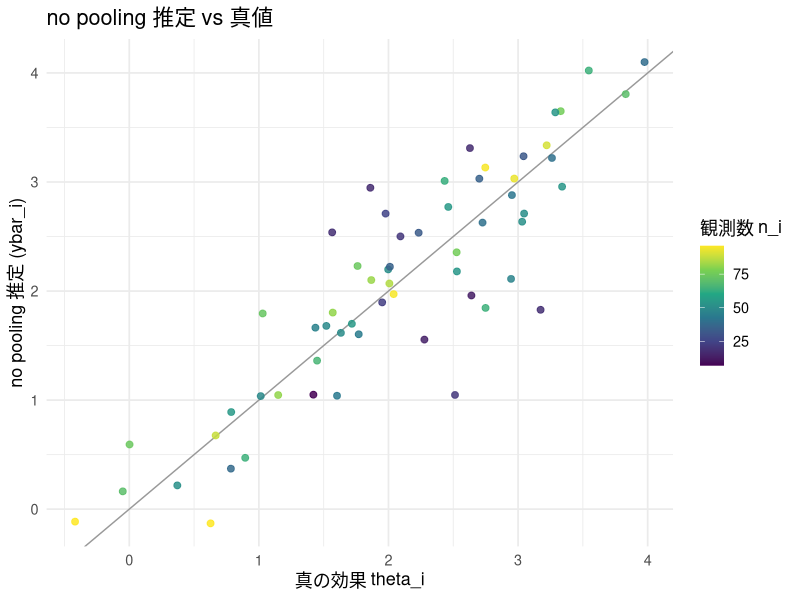
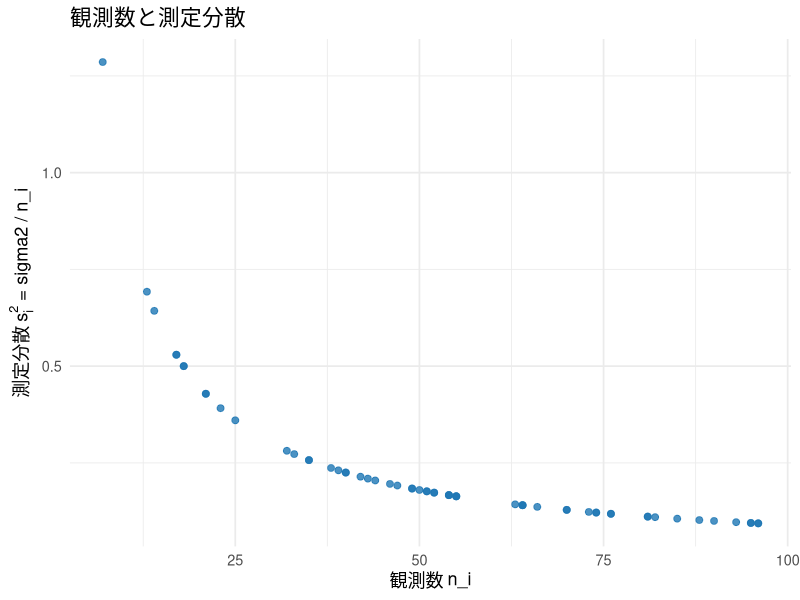
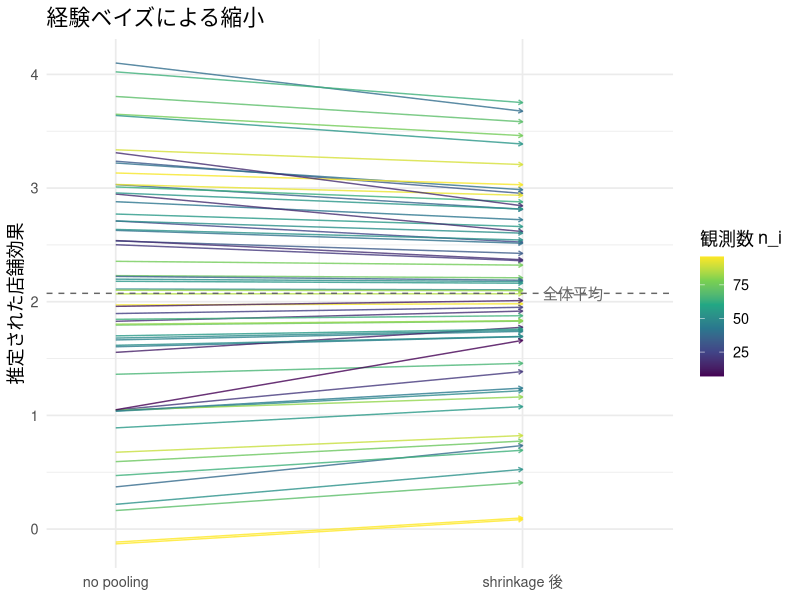
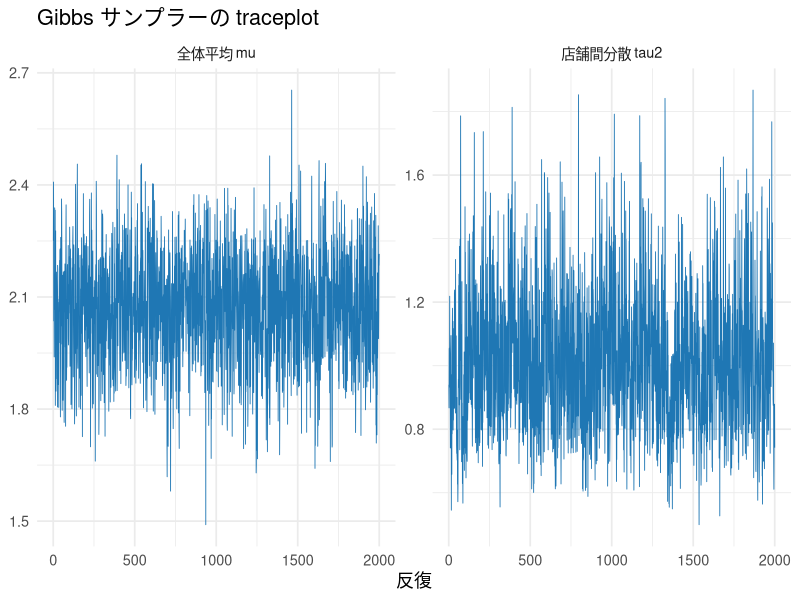
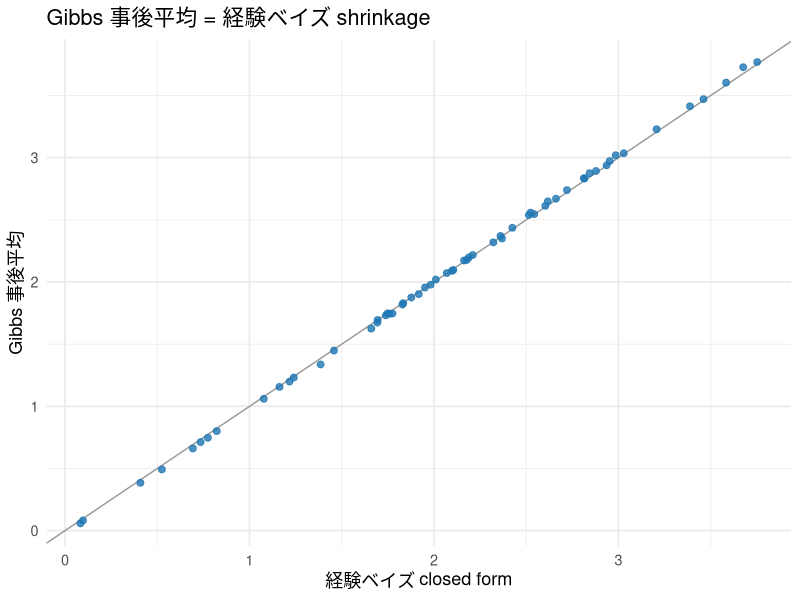

Recreate these plots in R, in order.
## ---- chunk 1
#| include: false
library(ggplot2)
library(dplyr)
library(tidyr)
library(knitr)

set.seed(20269)

theme_lecture <- function() {
  fam <- if (Sys.info()[["sysname"]] == "Darwin") "Hiragino Sans" else ""
  theme_minimal(base_size = 13, base_family = fam)
}
theme_set(theme_lecture())
knitr::opts_chunk$set(fig.align = "center", dpi = 144)
options(scipen = 8)
## ---- chunk 2
#| label: sol-q1
N          <- 60
mu_true    <- 2.0
tau2_true  <- 1.0
sigma2     <- 9.0

set.seed(23)

n_i        <- sample(5:100, N, replace = TRUE)      # 店舗規模（不均等）
theta_true <- rnorm(N, mu_true, sqrt(tau2_true))    # 真の店舗効果
s2_i       <- sigma2 / n_i                          # ybar_i の測定分散
ybar       <- rnorm(N, theta_true, sqrt(s2_i))      # no pooling 推定（標本平均）

cat("n_i の範囲:", range(n_i), " 中央値:", median(n_i), "\n")
cat("theta_true: 平均", round(mean(theta_true), 3), " 標準偏差", round(sd(theta_true), 3), "\n")
## ---- chunk 3
#| label: sol-q2-scatter
#| fig-cap: "no pooling 推定 vs 真値。小さい店(濃い色)ほど対角線から外れる。"
df_np <- data.frame(truth = theta_true, nopool = ybar, n_i = n_i)
ggplot(df_np, aes(truth, nopool, color = n_i)) +
  geom_abline(slope = 1, intercept = 0, color = "grey60") +
  geom_point(size = 2, alpha = 0.85) +
  scale_color_viridis_c(name = "観測数 n_i") +
  labs(title = "no pooling 推定 vs 真値",
       x = "真の効果 theta_i", y = "no pooling 推定 (ybar_i)")
## ---- chunk 4
#| label: sol-q2-sd
cat("真の効果の標準偏差       :", round(sd(theta_true), 3), "\n")
cat("no pooling 推定の標準偏差:", round(sd(ybar), 3), "  <- 過分散\n")
## ---- chunk 5
#| label: sol-q3
#| fig-cap: "観測数と測定分散。反比例(sigma2/n_i)の曲線。"
ggplot(data.frame(n_i = n_i, s2_i = s2_i), aes(n_i, s2_i)) +
  geom_point(color = "#1f77b4", size = 2, alpha = 0.8) +
  labs(title = "観測数と測定分散",
       x = "観測数 n_i", y = expression("測定分散 "*s[i]^2*" = sigma2 / n_i"))
## ---- chunk 6
#| label: sol-q4-eb
mu_hat   <- mean(ybar)
tau2_hat <- max(var(ybar) - mean(s2_i), 1e-6)
B_i      <- s2_i / (s2_i + tau2_hat)
eb_est   <- B_i * mu_hat + (1 - B_i) * ybar

cat("mu_hat   =", round(mu_hat, 3),   " （真値", mu_true, "）\n")
cat("tau2_hat =", round(tau2_hat, 3), " （真値", tau2_true, "）\n")
cat("B_i の範囲:", round(range(B_i), 3), "  n_i と B_i の相関:", round(cor(n_i, B_i), 3), "\n")
## ---- chunk 7
#| label: sol-q4-arrow
#| fig-cap: "経験ベイズによる縮小。小さい店(濃い色)ほど矢印が長い=全体平均に強く縮む。"
df_arrow <- data.frame(nopool = ybar, eb = eb_est, n_i = n_i)
ggplot(df_arrow) +
  geom_segment(aes(x = 1, xend = 2, y = nopool, yend = eb, color = n_i),
               arrow = arrow(length = unit(0.12, "cm")), alpha = 0.8) +
  geom_hline(yintercept = mu_hat, linetype = "dashed", color = "grey40") +
  annotate("text", x = 2.05, y = mu_hat, label = "全体平均", hjust = 0, color = "grey40") +
  scale_x_continuous(breaks = c(1, 2), labels = c("no pooling", "shrinkage 後"), limits = c(0.9, 2.3)) +
  scale_color_viridis_c(name = "観測数 n_i") +
  labs(title = "経験ベイズによる縮小", x = NULL, y = "推定された店舗効果")
## ---- chunk 8
#| label: sol-q5-table
mse <- function(est) mean((est - theta_true)^2)
data.frame(
  method = c("complete pooling", "no pooling", "empirical Bayes"),
  MSE    = round(c(mse(mu_hat), mse(ybar), mse(eb_est)), 4)
) |> kable(caption = "3つの推定量の MSE（seed=23 の1データセット）")
## ---- chunk 9
#| label: sol-q5-mc
one_rep <- function() {
  n   <- sample(5:100, N, replace = TRUE)
  s2  <- sigma2 / n
  th  <- rnorm(N, mu_true, sqrt(tau2_true))
  y   <- rnorm(N, th, sqrt(s2))
  muh <- mean(y)
  t2h <- max(var(y) - mean(s2), 1e-6)
  B   <- s2 / (s2 + t2h)
  eb  <- B * muh + (1 - B) * y
  c(complete = mean((muh - th)^2), nopool = mean((y - th)^2), eb = mean((eb - th)^2))
}
set.seed(20269)
sim <- replicate(1000, one_rep())
round(rowMeans(sim), 4)
cat("EB が no pooling に勝った割合:", round(mean(sim["eb", ] < sim["nopool", ]), 3), "\n")
## ---- chunk 10
#| label: sol-q6-gibbs
gibbs_hier <- function(ybar, n_i, sigma2, n_draws = 2000, burn = 500,
                       mu0 = 0, kappa2 = 1e6, a0 = 0.01, b0 = 0.01) {
  N     <- length(ybar)
  theta <- ybar
  mu    <- mean(ybar)
  tau2  <- max(var(ybar), 0.1)
  keep_theta <- matrix(0, n_draws, N)
  keep_mu    <- numeric(n_draws)
  keep_tau2  <- numeric(n_draws)
  for (it in 1:(n_draws + burn)) {
    # (1) theta_i：精度加重平均（データ n_i/sigma2 と prior 1/tau2）
    v_i   <- 1 / (n_i / sigma2 + 1 / tau2)
    m_i   <- v_i * (n_i * ybar / sigma2 + mu / tau2)
    theta <- rnorm(N, m_i, sqrt(v_i))
    # (2) mu：theta たちを tau2 のノイズで見た N 個の観測とみなす
    prec  <- N / tau2 + 1 / kappa2
    mean_ <- (sum(theta) / tau2 + mu0 / kappa2) / prec
    mu    <- rnorm(1, mean_, sqrt(1 / prec))
    # (3) tau2：逆ガンマ = 1/ガンマ（rate に注意）
    shape <- a0 + N / 2
    rate  <- b0 + 0.5 * sum((theta - mu)^2)
    tau2  <- 1 / rgamma(1, shape = shape, rate = rate)
    if (it > burn) {
      k <- it - burn
      keep_theta[k, ] <- theta
      keep_mu[k]      <- mu
      keep_tau2[k]    <- tau2
    }
  }
  list(theta = keep_theta, mu = keep_mu, tau2 = keep_tau2)
}

set.seed(23)
fit <- gibbs_hier(ybar, n_i, sigma2, n_draws = 2000, burn = 500)

cat("Gibbs 事後平均: mu =", round(mean(fit$mu), 3),
    " tau2 =", round(mean(fit$tau2), 3), "\n")
cat("（経験ベイズ: mu =", round(mu_hat, 3), " tau2 =", round(tau2_hat, 3), "）\n")
## ---- chunk 11
#| label: sol-q6-trace
#| fig-cap: "mu と tau2 の traceplot。横ばいの帯に収束していればOK。"
df_trace <- data.frame(iter = seq_along(fit$mu), mu = fit$mu, tau2 = fit$tau2) |>
  pivot_longer(c(mu, tau2), names_to = "param", values_to = "value")
ggplot(df_trace, aes(iter, value)) +
  geom_line(color = "#1f77b4", linewidth = 0.3) +
  facet_wrap(~param, scales = "free_y",
             labeller = as_labeller(c(mu = "全体平均 mu", tau2 = "店舗間分散 tau2"))) +
  labs(title = "Gibbs サンプラーの traceplot", x = "反復", y = NULL)
## ---- chunk 12
#| label: sol-q6-vs-eb
#| fig-cap: "Gibbs の店舗別事後平均 vs 経験ベイズ。対角線上に乗る = 一致。"
post_theta_mean <- colMeans(fit$theta)
ggplot(data.frame(eb = eb_est, gibbs = post_theta_mean), aes(eb, gibbs)) +
  geom_abline(slope = 1, intercept = 0, color = "grey60") +
  geom_point(color = "#1f77b4", size = 2, alpha = 0.8) +
  labs(title = "Gibbs 事後平均 = 経験ベイズ shrinkage",
       x = "経験ベイズ closed form", y = "Gibbs 事後平均")
cat("Gibbs事後平均 と EB の相関:", round(cor(post_theta_mean, eb_est), 5), "\n")
cat("最大のズレ:", round(max(abs(post_theta_mean - eb_est)), 4), "\n")
## ---- chunk 13
#| label: sol-q7
c_thresh <- 3.0
prob_gt  <- colMeans(fit$theta > c_thresh)
sel_prob <- which(prob_gt >= 0.80)
top10_np <- order(ybar, decreasing = TRUE)[1:10]

cat("確率ルール P(theta>3.0)>=0.8 の店数:", length(sel_prob), "\n")
cat("no pooling トップ10 のうち確率ルールに落ちた店:",
    length(setdiff(top10_np, sel_prob)), "店\n")
## ---- chunk 14
#| label: sol-q7-table
dropped <- setdiff(top10_np, sel_prob)
data.frame(
  store = dropped, n_i = n_i[dropped],
  ybar = round(ybar[dropped], 2), post_mean = round(post_theta_mean[dropped], 2),
  prob_gt = round(prob_gt[dropped], 2), truth = round(theta_true[dropped], 2)
) |> arrange(n_i) |> kable(caption = "点推定では上位、確率ルールで落ちた店（n_i の小さい順）")

# 落ちた店の観測数と全店の観測数の中央値を比べる（前者が小さいはず）
cat("落ちた店の n_i 中央値:", median(n_i[dropped]),
    " / 全店の n_i 中央値:", median(n_i), "\n")
